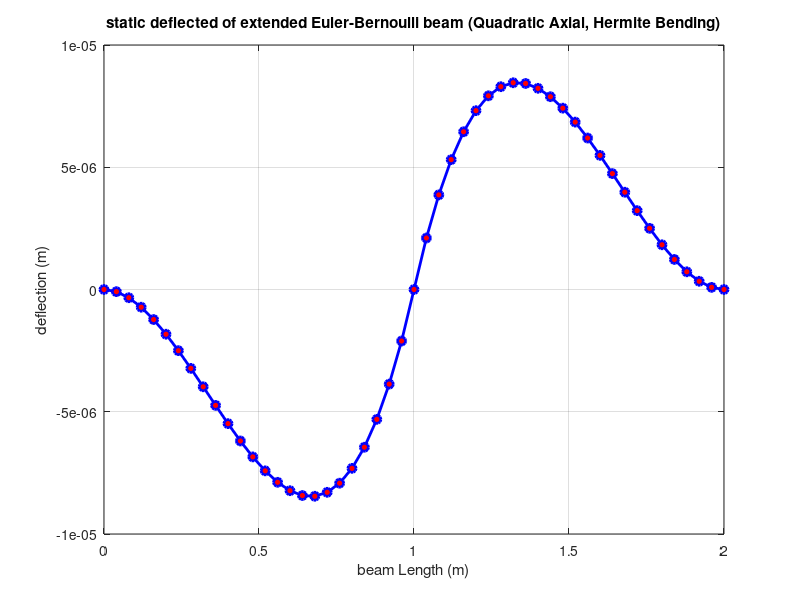

Write MATLAB code to recreate this figure.

clear; clc; close all;

% modified Beam Formulation with Axial DOF
nElem = 50;                 % number of elements
E = 210e9;                    % Young's modulus (Pa)
A = 0.01;                     % cross-sectional area (m^2)
I = 8.333e-6;                 % moment of inertia (m^4)
L = 2;                        % total beam length (m)

% moment or force assignment
force_node = round((nElem/2) + 1); % middle node (rotation DOF)
force_DOF_local = 3;              % 1 = u, 2 = w, 3 = theta
moment_value = 800;              % moment value (Nm)

% necessary parameters
nNode = nElem + 1;             % total number of main nodes
nMidNode = nElem;              % mid-nodes for axial only
nTotalNodes = nNode + nMidNode; % Total nodes including midpoints
nDOF_per_mainnode = 3;         % u, w, theta per main node
nDOF_per_midnode = 1;          % u only at mid-node
nDOF = nDOF_per_mainnode * nNode + nDOF_per_midnode * nMidNode; % Total DOFs
Le = L / nElem;                % Element length (m)

% atiffness matrix creation
% axial (quadratic) part: 3x3
ke_axial = (2*E*A/Le) * [7/6, -4/3, 1/6;
                        -4/3, 8/3, -4/3;
                         1/6, -4/3, 7/6];

% Bending (Hermite cubic) part: 4x4
ke_bending = (E*I/Le^3) * [12, 6*Le, -12, 6*Le;
                            6*Le, 4*Le^2, -6*Le, 2*Le^2;
                           -12, -6*Le, 12, -6*Le;
                            6*Le, 2*Le^2, -6*Le, 4*Le^2];

% --- ASSEMBLE GLOBAL STIFFNESS MATRIX ---
K = zeros(nDOF);

for e = 1:nElem
    % Global DOF indices for element
    left_node = e;
    right_node = e+1;
    mid_node = e;
    
    idx = [ ...
        (left_node-1)*3 + 1, (left_node-1)*3 + 2, (left_node-1)*3 + 3, ...
        3*nNode + mid_node, ...
        (right_node-1)*3 + 1, (right_node-1)*3 + 2, (right_node-1)*3 + 3 ];
    
    % local element stiffness matrix (7x7)
    ke = zeros(7,7);
    ke([1,4,5],[1,4,5]) = ke_axial;  % axial part
    ke([2,3,6,7],[2,3,6,7]) = ke_bending; % bending part

    % assemble to global
    K(idx,idx) = K(idx,idx) + ke;
end

% aSSEMBLE GLOBAL FORCE VECTOR 
F = zeros(nDOF,1);

% moment applied at rotation DOF of middle main node
globalDOF = (force_node-1)*3 + force_DOF_local;
F(globalDOF) = moment_value;

% applying bondary conditions
fixedDOF = [1,2,3, 3*nNode - 2, 3*nNode - 1, 3*nNode];
freeDOF = setdiff(1:nDOF, fixedDOF);

% Modify K and F
K_reduced = K(freeDOF,freeDOF);
F_reduced = F(freeDOF);

% reduced k and f
U_reduced = K_reduced \ F_reduced;

% displacement driving
U = zeros(nDOF,1);
U(freeDOF) = U_reduced;

% deflection plotting
x_main_nodes = linspace(0, L, nNode);  
vertical_disp = zeros(1, nNode);

for i = 1:nNode
    vertical_disp(i) = U((i-1)*3 + 2); % extract vertical displacement (w)
end

figure;
plot(x_main_nodes, vertical_disp, 'b-o', 'LineWidth', 2, 'MarkerFaceColor','r');
grid on;
xlabel('beam Length (m)');
ylabel('deflection (m)');
title('static deflected of extended Euler-Bernoulli beam (Quadratic Axial, Hermite Bending)');

